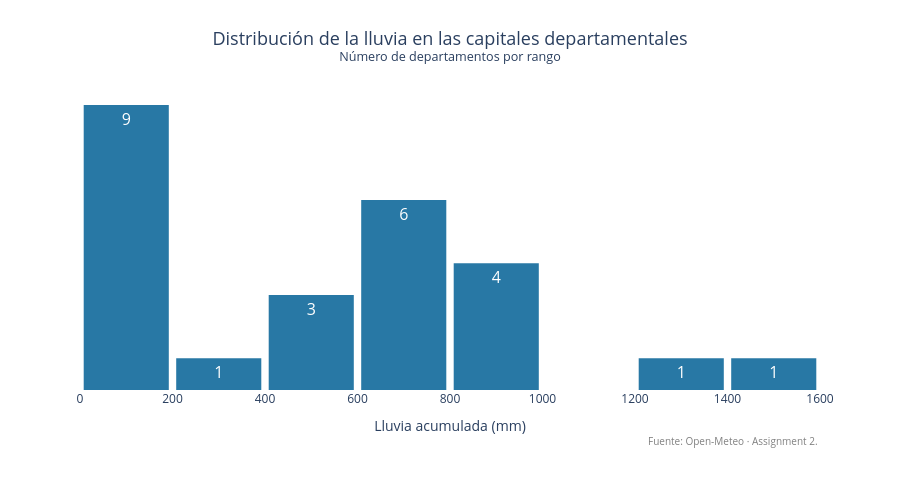

The cell this chart's notebook holds for it:
### Markdown cell above
#### **Paso 7.** Ajuste de gráficos

### Code cell
fig_libre.update_layout(
    title=dict(
        text=(
            "Distribución de la lluvia en las capitales departamentales"
            "<br><sup>Número de departamentos por rango</sup>"
        ),
        font=dict(size=18)
    ),
    xaxis_title="Lluvia acumulada (mm)",
    margin=dict(t=90, b=90),
    annotations=[dict(
        text="Fuente: Open-Meteo · Assignment 2.",
        xref="paper", yref="paper",
        x=1, y=-0.20,
        xanchor="right",
        showarrow=False,
        font=dict(size=10, color="gray")
    )]
)

fig_libre.show()

### Figure 1 — Plotly figure (JSON) as saved in the notebook; plotly's stock layout.template omitted (floating-point values rounded to 4 significant figures)
{"data": [{"bingroup": "x", "hovertemplate": "Lluvia acumulada (mm)=%{x}<br>count=%{y}<extra></extra>", "legendgroup": "", "marker": {"color": "#2878A5", "pattern": {"shape": ""}}, "name": "", "orientation": "v", "showlegend": false, "textfont": {"color": "white", "size": 16}, "textposition": "inside", "texttemplate": "%{y}", "type": "histogram", "x": [436.5, 975.3, 711.8, 189.9, 485.1, 773.3, 39.2, 710.7, 803.8, 444.8, 25.1, 910.4, 98.9, 98.8, 13.9, 1582.0, 908.0, 17.8, 774.0, 89.2, 779.5, 789.8, 11.5, 332.3, 1289.0], "xaxis": "x", "xbins": {"end": 1800, "size": 200, "start": 0}, "yaxis": "y"}], "layout": {"annotations": [{"font": {"color": "gray", "size": 10}, "showarrow": false, "text": "Fuente: Open-Meteo · Assignment 2.", "x": 1, "xanchor": "right", "xref": "paper", "y": -0.2, "yref": "paper"}], "bargap": 0.08, "barmode": "relative", "height": 480, "legend": {"tracegroupgap": 0}, "margin": {"b": 90, "t": 90}, "title": {"font": {"size": 18}, "text": "Distribución de la lluvia en las capitales departamentales<br><sup>Número de departamentos por rango</sup>", "x": 0.5, "xanchor": "center"}, "xaxis": {"anchor": "y", "domain": [0, 1], "dtick": 200, "showgrid": false, "tick0": 0, "title": {"text": "Lluvia acumulada (mm)"}}, "yaxis": {"anchor": "x", "domain": [0, 1], "showgrid": false, "title": {"text": "count"}, "visible": false}}}
